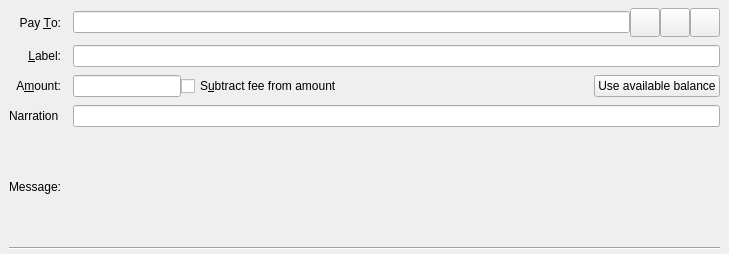
<?xml version="1.0" encoding="UTF-8"?>
<ui version="4.0">
 <class>SendCoinsEntry</class>
 <widget class="QStackedWidget" name="SendCoinsEntry">
  <property name="geometry">
   <rect>
    <x>0</x>
    <y>0</y>
    <width>729</width>
    <height>254</height>
   </rect>
  </property>
  <property name="focusPolicy">
   <enum>Qt::TabFocus</enum>
  </property>
  <property name="autoFillBackground">
   <bool>false</bool>
  </property>
  <widget class="QFrame" name="SendCoins">
   <property name="toolTip">
    <string>This is a normal payment.</string>
   </property>
   <property name="frameShape">
    <enum>QFrame::NoFrame</enum>
   </property>
   <layout class="QGridLayout" name="gridLayout">
    <property name="topMargin">
     <number>8</number>
    </property>
    <property name="bottomMargin">
     <number>4</number>
    </property>
    <property name="horizontalSpacing">
     <number>12</number>
    </property>
    <property name="verticalSpacing">
     <number>8</number>
    </property>
    <item row="4" column="0">
     <widget class="QLabel" name="lblNarration">
      <property name="text">
       <string>Narration</string>
      </property>
     </widget>
    </item>
    <item row="0" column="0">
     <widget class="QLabel" name="payToLabel">
      <property name="text">
       <string>Pay &amp;To:</string>
      </property>
      <property name="alignment">
       <set>Qt::AlignRight|Qt::AlignTrailing|Qt::AlignVCenter</set>
      </property>
      <property name="buddy">
       <cstring>payTo</cstring>
      </property>
     </widget>
    </item>
    <item row="3" column="0">
     <widget class="QLabel" name="amountLabel">
      <property name="text">
       <string>A&amp;mount:</string>
      </property>
      <property name="alignment">
       <set>Qt::AlignRight|Qt::AlignTrailing|Qt::AlignVCenter</set>
      </property>
      <property name="buddy">
       <cstring>payAmount</cstring>
      </property>
     </widget>
    </item>
    <item row="0" column="1">
     <layout class="QHBoxLayout" name="payToLayout">
      <property name="spacing">
       <number>0</number>
      </property>
      <item>
       <widget class="QValidatedLineEdit" name="payTo">
        <property name="toolTip">
         <string>The Amigo address to send the payment to</string>
        </property>
       </widget>
      </item>
      <item>
       <widget class="QToolButton" name="addressBookButton">
        <property name="toolTip">
         <string>Choose previously used address</string>
        </property>
        <property name="text">
         <string/>
        </property>
        <property name="icon">
         <iconset resource="../bitcoin.qrc">
          <normaloff>:/icons/address-book</normaloff>:/icons/address-book</iconset>
        </property>
        <property name="iconSize">
         <size>
          <width>22</width>
          <height>22</height>
         </size>
        </property>
        <property name="shortcut">
         <string>Alt+A</string>
        </property>
       </widget>
      </item>
      <item>
       <widget class="QToolButton" name="pasteButton">
        <property name="toolTip">
         <string>Paste address from clipboard</string>
        </property>
        <property name="text">
         <string/>
        </property>
        <property name="icon">
         <iconset resource="../bitcoin.qrc">
          <normaloff>:/icons/editpaste</normaloff>:/icons/editpaste</iconset>
        </property>
        <property name="iconSize">
         <size>
          <width>22</width>
          <height>22</height>
         </size>
        </property>
        <property name="shortcut">
         <string>Alt+P</string>
        </property>
       </widget>
      </item>
      <item>
       <widget class="QToolButton" name="deleteButton">
        <property name="toolTip">
         <string>Remove this entry</string>
        </property>
        <property name="text">
         <string/>
        </property>
        <property name="icon">
         <iconset resource="../bitcoin.qrc">
          <normaloff>:/icons/remove</normaloff>:/icons/remove</iconset>
        </property>
        <property name="iconSize">
         <size>
          <width>22</width>
          <height>22</height>
         </size>
        </property>
       </widget>
      </item>
     </layout>
    </item>
    <item row="1" column="1">
     <widget class="QLineEdit" name="addAsLabel">
      <property name="toolTip">
       <string>Enter a label for this address to add it to the list of used addresses</string>
      </property>
     </widget>
    </item>
    <item row="1" column="0">
     <widget class="QLabel" name="labellLabel">
      <property name="text">
       <string>&amp;Label:</string>
      </property>
      <property name="alignment">
       <set>Qt::AlignRight|Qt::AlignTrailing|Qt::AlignVCenter</set>
      </property>
      <property name="buddy">
       <cstring>addAsLabel</cstring>
      </property>
     </widget>
    </item>
    <item row="3" column="1">
     <layout class="QHBoxLayout" name="horizontalLayoutAmount" stretch="0,1,0">
      <item>
       <widget class="BitcoinAmountField" name="payAmount"/>
      </item>
      <item>
       <widget class="QCheckBox" name="checkboxSubtractFeeFromAmount">
        <property name="toolTip">
         <string>The fee will be deducted from the amount being sent. The recipient will receive less amigo than you enter in the amount field. If multiple recipients are selected, the fee is split equally.</string>
        </property>
        <property name="text">
         <string>S&amp;ubtract fee from amount</string>
        </property>
       </widget>
      </item>
      <item>
       <widget class="QPushButton" name="useAvailableBalanceButton">
        <property name="text">
         <string>Use available balance</string>
        </property>
       </widget>
      </item>
     </layout>
    </item>
    <item row="4" column="1">
     <widget class="QLineEdit" name="edtNarration">
      <property name="toolTip">
       <string>A short message sent over the Amigo network, encrypted if sending to a stealth address or in a blind or anon transaction.</string>
      </property>
      <property name="maxLength">
       <number>24</number>
      </property>
     </widget>
    </item>
    <item row="5" column="0">
     <widget class="QLabel" name="messageLabel">
      <property name="text">
       <string>Message:</string>
      </property>
      <property name="alignment">
       <set>Qt::AlignRight|Qt::AlignTrailing|Qt::AlignVCenter</set>
      </property>
     </widget>
    </item>
    <item row="5" column="1">
     <widget class="QLabel" name="messageTextLabel">
      <property name="toolTip">
       <string>A message that was attached to the amigo: URI which will be stored with the transaction for your reference. Note: This message will not be sent over the Amigo network.</string>
      </property>
      <property name="textFormat">
       <enum>Qt::PlainText</enum>
      </property>
     </widget>
    </item>
    <item row="6" column="0" colspan="2">
     <widget class="Line" name="line">
      <property name="orientation">
       <enum>Qt::Horizontal</enum>
      </property>
     </widget>
    </item>
   </layout>
  </widget>
  <widget class="QFrame" name="SendCoins_UnauthenticatedPaymentRequest">
   <property name="palette">
    <palette>
     <active>
      <colorrole role="WindowText">
       <brush brushstyle="SolidPattern">
        <color alpha="255">
         <red>0</red>
         <green>0</green>
         <blue>0</blue>
        </color>
       </brush>
      </colorrole>
      <colorrole role="Button">
       <brush brushstyle="SolidPattern">
        <color alpha="255">
         <red>255</red>
         <green>255</green>
         <blue>127</blue>
        </color>
       </brush>
      </colorrole>
      <colorrole role="Light">
       <brush brushstyle="SolidPattern">
        <color alpha="255">
         <red>255</red>
         <green>255</green>
         <blue>255</blue>
        </color>
       </brush>
      </colorrole>
      <colorrole role="Midlight">
       <brush brushstyle="SolidPattern">
        <color alpha="255">
         <red>255</red>
         <green>255</green>
         <blue>191</blue>
        </color>
       </brush>
      </colorrole>
      <colorrole role="Dark">
       <brush brushstyle="SolidPattern">
        <color alpha="255">
         <red>127</red>
         <green>127</green>
         <blue>63</blue>
        </color>
       </brush>
      </colorrole>
      <colorrole role="Mid">
       <brush brushstyle="SolidPattern">
        <color alpha="255">
         <red>170</red>
         <green>170</green>
         <blue>84</blue>
        </color>
       </brush>
      </colorrole>
      <colorrole role="Text">
       <brush brushstyle="SolidPattern">
        <color alpha="255">
         <red>0</red>
         <green>0</green>
         <blue>0</blue>
        </color>
       </brush>
      </colorrole>
      <colorrole role="BrightText">
       <brush brushstyle="SolidPattern">
        <color alpha="255">
         <red>255</red>
         <green>255</green>
         <blue>255</blue>
        </color>
       </brush>
      </colorrole>
      <colorrole role="ButtonText">
       <brush brushstyle="SolidPattern">
        <color alpha="255">
         <red>0</red>
         <green>0</green>
         <blue>0</blue>
        </color>
       </brush>
      </colorrole>
      <colorrole role="Base">
       <brush brushstyle="SolidPattern">
        <color alpha="255">
         <red>255</red>
         <green>255</green>
         <blue>255</blue>
        </color>
       </brush>
      </colorrole>
      <colorrole role="Window">
       <brush brushstyle="SolidPattern">
        <color alpha="255">
         <red>255</red>
         <green>255</green>
         <blue>127</blue>
        </color>
       </brush>
      </colorrole>
      <colorrole role="Shadow">
       <brush brushstyle="SolidPattern">
        <color alpha="255">
         <red>0</red>
         <green>0</green>
         <blue>0</blue>
        </color>
       </brush>
      </colorrole>
      <colorrole role="AlternateBase">
       <brush brushstyle="SolidPattern">
        <color alpha="255">
         <red>255</red>
         <green>255</green>
         <blue>191</blue>
        </color>
       </brush>
      </colorrole>
      <colorrole role="ToolTipBase">
       <brush brushstyle="SolidPattern">
        <color alpha="255">
         <red>255</red>
         <green>255</green>
         <blue>220</blue>
        </color>
       </brush>
      </colorrole>
      <colorrole role="ToolTipText">
       <brush brushstyle="SolidPattern">
        <color alpha="255">
         <red>0</red>
         <green>0</green>
         <blue>0</blue>
        </color>
       </brush>
      </colorrole>
     </active>
     <inactive>
      <colorrole role="WindowText">
       <brush brushstyle="SolidPattern">
        <color alpha="255">
         <red>0</red>
         <green>0</green>
         <blue>0</blue>
        </color>
       </brush>
      </colorrole>
      <colorrole role="Button">
       <brush brushstyle="SolidPattern">
        <color alpha="255">
         <red>255</red>
         <green>255</green>
         <blue>127</blue>
        </color>
       </brush>
      </colorrole>
      <colorrole role="Light">
       <brush brushstyle="SolidPattern">
        <color alpha="255">
         <red>255</red>
         <green>255</green>
         <blue>255</blue>
        </color>
       </brush>
      </colorrole>
      <colorrole role="Midlight">
       <brush brushstyle="SolidPattern">
        <color alpha="255">
         <red>255</red>
         <green>255</green>
         <blue>191</blue>
        </color>
       </brush>
      </colorrole>
      <colorrole role="Dark">
       <brush brushstyle="SolidPattern">
        <color alpha="255">
         <red>127</red>
         <green>127</green>
         <blue>63</blue>
        </color>
       </brush>
      </colorrole>
      <colorrole role="Mid">
       <brush brushstyle="SolidPattern">
        <color alpha="255">
         <red>170</red>
         <green>170</green>
         <blue>84</blue>
        </color>
       </brush>
      </colorrole>
      <colorrole role="Text">
       <brush brushstyle="SolidPattern">
        <color alpha="255">
         <red>0</red>
         <green>0</green>
         <blue>0</blue>
        </color>
       </brush>
      </colorrole>
      <colorrole role="BrightText">
       <brush brushstyle="SolidPattern">
        <color alpha="255">
         <red>255</red>
         <green>255</green>
         <blue>255</blue>
        </color>
       </brush>
      </colorrole>
      <colorrole role="ButtonText">
       <brush brushstyle="SolidPattern">
        <color alpha="255">
         <red>0</red>
         <green>0</green>
         <blue>0</blue>
        </color>
       </brush>
      </colorrole>
      <colorrole role="Base">
       <brush brushstyle="SolidPattern">
        <color alpha="255">
         <red>255</red>
         <green>255</green>
         <blue>255</blue>
        </color>
       </brush>
      </colorrole>
      <colorrole role="Window">
       <brush brushstyle="SolidPattern">
        <color alpha="255">
         <red>255</red>
         <green>255</green>
         <blue>127</blue>
        </color>
       </brush>
      </colorrole>
      <colorrole role="Shadow">
       <brush brushstyle="SolidPattern">
        <color alpha="255">
         <red>0</red>
         <green>0</green>
         <blue>0</blue>
        </color>
       </brush>
      </colorrole>
      <colorrole role="AlternateBase">
       <brush brushstyle="SolidPattern">
        <color alpha="255">
         <red>255</red>
         <green>255</green>
         <blue>191</blue>
        </color>
       </brush>
      </colorrole>
      <colorrole role="ToolTipBase">
       <brush brushstyle="SolidPattern">
        <color alpha="255">
         <red>255</red>
         <green>255</green>
         <blue>220</blue>
        </color>
       </brush>
      </colorrole>
      <colorrole role="ToolTipText">
       <brush brushstyle="SolidPattern">
        <color alpha="255">
         <red>0</red>
         <green>0</green>
         <blue>0</blue>
        </color>
       </brush>
      </colorrole>
     </inactive>
     <disabled>
      <colorrole role="WindowText">
       <brush brushstyle="SolidPattern">
        <color alpha="255">
         <red>127</red>
         <green>127</green>
         <blue>63</blue>
        </color>
       </brush>
      </colorrole>
      <colorrole role="Button">
       <brush brushstyle="SolidPattern">
        <color alpha="255">
         <red>255</red>
         <green>255</green>
         <blue>127</blue>
        </color>
       </brush>
      </colorrole>
      <colorrole role="Light">
       <brush brushstyle="SolidPattern">
        <color alpha="255">
         <red>255</red>
         <green>255</green>
         <blue>255</blue>
        </color>
       </brush>
      </colorrole>
      <colorrole role="Midlight">
       <brush brushstyle="SolidPattern">
        <color alpha="255">
         <red>255</red>
         <green>255</green>
         <blue>191</blue>
        </color>
       </brush>
      </colorrole>
      <colorrole role="Dark">
       <brush brushstyle="SolidPattern">
        <color alpha="255">
         <red>127</red>
         <green>127</green>
         <blue>63</blue>
        </color>
       </brush>
      </colorrole>
      <colorrole role="Mid">
       <brush brushstyle="SolidPattern">
        <color alpha="255">
         <red>170</red>
         <green>170</green>
         <blue>84</blue>
        </color>
       </brush>
      </colorrole>
      <colorrole role="Text">
       <brush brushstyle="SolidPattern">
        <color alpha="255">
         <red>127</red>
         <green>127</green>
         <blue>63</blue>
        </color>
       </brush>
      </colorrole>
      <colorrole role="BrightText">
       <brush brushstyle="SolidPattern">
        <color alpha="255">
         <red>255</red>
         <green>255</green>
         <blue>255</blue>
        </color>
       </brush>
      </colorrole>
      <colorrole role="ButtonText">
       <brush brushstyle="SolidPattern">
        <color alpha="255">
         <red>127</red>
         <green>127</green>
         <blue>63</blue>
        </color>
       </brush>
      </colorrole>
      <colorrole role="Base">
       <brush brushstyle="SolidPattern">
        <color alpha="255">
         <red>255</red>
         <green>255</green>
         <blue>127</blue>
        </color>
       </brush>
      </colorrole>
      <colorrole role="Window">
       <brush brushstyle="SolidPattern">
        <color alpha="255">
         <red>255</red>
         <green>255</green>
         <blue>127</blue>
        </color>
       </brush>
      </colorrole>
      <colorrole role="Shadow">
       <brush brushstyle="SolidPattern">
        <color alpha="255">
         <red>0</red>
         <green>0</green>
         <blue>0</blue>
        </color>
       </brush>
      </colorrole>
      <colorrole role="AlternateBase">
       <brush brushstyle="SolidPattern">
        <color alpha="255">
         <red>255</red>
         <green>255</green>
         <blue>127</blue>
        </color>
       </brush>
      </colorrole>
      <colorrole role="ToolTipBase">
       <brush brushstyle="SolidPattern">
        <color alpha="255">
         <red>255</red>
         <green>255</green>
         <blue>220</blue>
        </color>
       </brush>
      </colorrole>
      <colorrole role="ToolTipText">
       <brush brushstyle="SolidPattern">
        <color alpha="255">
         <red>0</red>
         <green>0</green>
         <blue>0</blue>
        </color>
       </brush>
      </colorrole>
     </disabled>
    </palette>
   </property>
   <property name="toolTip">
    <string>This is an unauthenticated payment request.</string>
   </property>
   <property name="autoFillBackground">
    <bool>true</bool>
   </property>
   <property name="frameShape">
    <enum>QFrame::NoFrame</enum>
   </property>
   <layout class="QGridLayout" name="gridLayout_is">
    <property name="spacing">
     <number>12</number>
    </property>
    <item row="0" column="0">
     <widget class="QLabel" name="payToLabel_is">
      <property name="text">
       <string>Pay To:</string>
      </property>
      <property name="alignment">
       <set>Qt::AlignRight|Qt::AlignTrailing|Qt::AlignVCenter</set>
      </property>
     </widget>
    </item>
    <item row="0" column="1">
     <layout class="QHBoxLayout" name="payToLayout_is">
      <property name="spacing">
       <number>0</number>
      </property>
      <item>
       <widget class="QLabel" name="payTo_is"/>
      </item>
      <item>
       <widget class="QToolButton" name="deleteButton_is">
        <property name="toolTip">
         <string>Remove this entry</string>
        </property>
        <property name="text">
         <string/>
        </property>
        <property name="icon">
         <iconset resource="../bitcoin.qrc">
          <normaloff>:/icons/remove</normaloff>:/icons/remove</iconset>
        </property>
       </widget>
      </item>
     </layout>
    </item>
    <item row="1" column="0">
     <widget class="QLabel" name="memoLabel_is">
      <property name="text">
       <string>Memo:</string>
      </property>
      <property name="alignment">
       <set>Qt::AlignRight|Qt::AlignTrailing|Qt::AlignVCenter</set>
      </property>
     </widget>
    </item>
    <item row="1" column="1">
     <widget class="QLabel" name="memoTextLabel_is">
      <property name="textFormat">
       <enum>Qt::PlainText</enum>
      </property>
     </widget>
    </item>
    <item row="2" column="0">
     <widget class="QLabel" name="amountLabel_is">
      <property name="text">
       <string>A&amp;mount:</string>
      </property>
      <property name="alignment">
       <set>Qt::AlignRight|Qt::AlignTrailing|Qt::AlignVCenter</set>
      </property>
      <property name="buddy">
       <cstring>payAmount_is</cstring>
      </property>
     </widget>
    </item>
    <item row="2" column="1">
     <widget class="BitcoinAmountField" name="payAmount_is">
      <property name="acceptDrops">
       <bool>false</bool>
      </property>
     </widget>
    </item>
   </layout>
  </widget>
  <widget class="QFrame" name="SendCoins_AuthenticatedPaymentRequest">
   <property name="palette">
    <palette>
     <active>
      <colorrole role="WindowText">
       <brush brushstyle="SolidPattern">
        <color alpha="255">
         <red>0</red>
         <green>0</green>
         <blue>0</blue>
        </color>
       </brush>
      </colorrole>
      <colorrole role="Button">
       <brush brushstyle="SolidPattern">
        <color alpha="255">
         <red>140</red>
         <green>232</green>
         <blue>119</blue>
        </color>
       </brush>
      </colorrole>
      <colorrole role="Light">
       <brush brushstyle="SolidPattern">
        <color alpha="255">
         <red>230</red>
         <green>255</green>
         <blue>224</blue>
        </color>
       </brush>
      </colorrole>
      <colorrole role="Midlight">
       <brush brushstyle="SolidPattern">
        <color alpha="255">
         <red>185</red>
         <green>243</green>
         <blue>171</blue>
        </color>
       </brush>
      </colorrole>
      <colorrole role="Dark">
       <brush brushstyle="SolidPattern">
        <color alpha="255">
         <red>70</red>
         <green>116</green>
         <blue>59</blue>
        </color>
       </brush>
      </colorrole>
      <colorrole role="Mid">
       <brush brushstyle="SolidPattern">
        <color alpha="255">
         <red>93</red>
         <green>155</green>
         <blue>79</blue>
        </color>
       </brush>
      </colorrole>
      <colorrole role="Text">
       <brush brushstyle="SolidPattern">
        <color alpha="255">
         <red>0</red>
         <green>0</green>
         <blue>0</blue>
        </color>
       </brush>
      </colorrole>
      <colorrole role="BrightText">
       <brush brushstyle="SolidPattern">
        <color alpha="255">
         <red>155</red>
         <green>255</green>
         <blue>147</blue>
        </color>
       </brush>
      </colorrole>
      <colorrole role="ButtonText">
       <brush brushstyle="SolidPattern">
        <color alpha="255">
         <red>0</red>
         <green>0</green>
         <blue>0</blue>
        </color>
       </brush>
      </colorrole>
      <colorrole role="Base">
       <brush brushstyle="SolidPattern">
        <color alpha="255">
         <red>119</red>
         <green>255</green>
         <blue>233</blue>
        </color>
       </brush>
      </colorrole>
      <colorrole role="Window">
       <brush brushstyle="SolidPattern">
        <color alpha="255">
         <red>140</red>
         <green>232</green>
         <blue>119</blue>
        </color>
       </brush>
      </colorrole>
      <colorrole role="Shadow">
       <brush brushstyle="SolidPattern">
        <color alpha="255">
         <red>0</red>
         <green>0</green>
         <blue>0</blue>
        </color>
       </brush>
      </colorrole>
      <colorrole role="AlternateBase">
       <brush brushstyle="SolidPattern">
        <color alpha="255">
         <red>197</red>
         <green>243</green>
         <blue>187</blue>
        </color>
       </brush>
      </colorrole>
      <colorrole role="NoRole">
       <brush brushstyle="SolidPattern">
        <color alpha="255">
         <red>125</red>
         <green>194</green>
         <blue>122</blue>
        </color>
       </brush>
      </colorrole>
      <colorrole role="ToolTipBase">
       <brush brushstyle="SolidPattern">
        <color alpha="255">
         <red>255</red>
         <green>255</green>
         <blue>220</blue>
        </color>
       </brush>
      </colorrole>
      <colorrole role="ToolTipText">
       <brush brushstyle="SolidPattern">
        <color alpha="255">
         <red>0</red>
         <green>0</green>
         <blue>0</blue>
        </color>
       </brush>
      </colorrole>
     </active>
     <inactive>
      <colorrole role="WindowText">
       <brush brushstyle="SolidPattern">
        <color alpha="255">
         <red>0</red>
         <green>0</green>
         <blue>0</blue>
        </color>
       </brush>
      </colorrole>
      <colorrole role="Button">
       <brush brushstyle="SolidPattern">
        <color alpha="255">
         <red>140</red>
         <green>232</green>
         <blue>119</blue>
        </color>
       </brush>
      </colorrole>
      <colorrole role="Light">
       <brush brushstyle="SolidPattern">
        <color alpha="255">
         <red>230</red>
         <green>255</green>
         <blue>224</blue>
        </color>
       </brush>
      </colorrole>
      <colorrole role="Midlight">
       <brush brushstyle="SolidPattern">
        <color alpha="255">
         <red>185</red>
         <green>243</green>
         <blue>171</blue>
        </color>
       </brush>
      </colorrole>
      <colorrole role="Dark">
       <brush brushstyle="SolidPattern">
        <color alpha="255">
         <red>70</red>
         <green>116</green>
         <blue>59</blue>
        </color>
       </brush>
      </colorrole>
      <colorrole role="Mid">
       <brush brushstyle="SolidPattern">
        <color alpha="255">
         <red>93</red>
         <green>155</green>
         <blue>79</blue>
        </color>
       </brush>
      </colorrole>
      <colorrole role="Text">
       <brush brushstyle="SolidPattern">
        <color alpha="255">
         <red>0</red>
         <green>0</green>
         <blue>0</blue>
        </color>
       </brush>
      </colorrole>
      <colorrole role="BrightText">
       <brush brushstyle="SolidPattern">
        <color alpha="255">
         <red>155</red>
         <green>255</green>
         <blue>147</blue>
        </color>
       </brush>
      </colorrole>
      <colorrole role="ButtonText">
       <brush brushstyle="SolidPattern">
        <color alpha="255">
         <red>0</red>
         <green>0</green>
         <blue>0</blue>
        </color>
       </brush>
      </colorrole>
      <colorrole role="Base">
       <brush brushstyle="SolidPattern">
        <color alpha="255">
         <red>119</red>
         <green>255</green>
         <blue>233</blue>
        </color>
       </brush>
      </colorrole>
      <colorrole role="Window">
       <brush brushstyle="SolidPattern">
        <color alpha="255">
         <red>140</red>
         <green>232</green>
         <blue>119</blue>
        </color>
       </brush>
      </colorrole>
      <colorrole role="Shadow">
       <brush brushstyle="SolidPattern">
        <color alpha="255">
         <red>0</red>
         <green>0</green>
         <blue>0</blue>
        </color>
       </brush>
      </colorrole>
      <colorrole role="AlternateBase">
       <brush brushstyle="SolidPattern">
        <color alpha="255">
         <red>197</red>
         <green>243</green>
         <blue>187</blue>
        </color>
       </brush>
      </colorrole>
      <colorrole role="NoRole">
       <brush brushstyle="SolidPattern">
        <color alpha="255">
         <red>125</red>
         <green>194</green>
         <blue>122</blue>
        </color>
       </brush>
      </colorrole>
      <colorrole role="ToolTipBase">
       <brush brushstyle="SolidPattern">
        <color alpha="255">
         <red>255</red>
         <green>255</green>
         <blue>220</blue>
        </color>
       </brush>
      </colorrole>
      <colorrole role="ToolTipText">
       <brush brushstyle="SolidPattern">
        <color alpha="255">
         <red>0</red>
         <green>0</green>
         <blue>0</blue>
        </color>
       </brush>
      </colorrole>
     </inactive>
     <disabled>
      <colorrole role="WindowText">
       <brush brushstyle="SolidPattern">
        <color alpha="255">
         <red>70</red>
         <green>116</green>
         <blue>59</blue>
        </color>
       </brush>
      </colorrole>
      <colorrole role="Button">
       <brush brushstyle="SolidPattern">
        <color alpha="255">
         <red>140</red>
         <green>232</green>
         <blue>119</blue>
        </color>
       </brush>
      </colorrole>
      <colorrole role="Light">
       <brush brushstyle="SolidPattern">
        <color alpha="255">
         <red>230</red>
         <green>255</green>
         <blue>224</blue>
        </color>
       </brush>
      </colorrole>
      <colorrole role="Midlight">
       <brush brushstyle="SolidPattern">
        <color alpha="255">
         <red>185</red>
         <green>243</green>
         <blue>171</blue>
        </color>
       </brush>
      </colorrole>
      <colorrole role="Dark">
       <brush brushstyle="SolidPattern">
        <color alpha="255">
         <red>70</red>
         <green>116</green>
         <blue>59</blue>
        </color>
       </brush>
      </colorrole>
      <colorrole role="Mid">
       <brush brushstyle="SolidPattern">
        <color alpha="255">
         <red>93</red>
         <green>155</green>
         <blue>79</blue>
        </color>
       </brush>
      </colorrole>
      <colorrole role="Text">
       <brush brushstyle="SolidPattern">
        <color alpha="255">
         <red>70</red>
         <green>116</green>
         <blue>59</blue>
        </color>
       </brush>
      </colorrole>
      <colorrole role="BrightText">
       <brush brushstyle="SolidPattern">
        <color alpha="255">
         <red>155</red>
         <green>255</green>
         <blue>147</blue>
        </color>
       </brush>
      </colorrole>
      <colorrole role="ButtonText">
       <brush brushstyle="SolidPattern">
        <color alpha="255">
         <red>70</red>
         <green>116</green>
         <blue>59</blue>
        </color>
       </brush>
      </colorrole>
      <colorrole role="Base">
       <brush brushstyle="SolidPattern">
        <color alpha="255">
         <red>140</red>
         <green>232</green>
         <blue>119</blue>
        </color>
       </brush>
      </colorrole>
      <colorrole role="Window">
       <brush brushstyle="SolidPattern">
        <color alpha="255">
         <red>140</red>
         <green>232</green>
         <blue>119</blue>
        </color>
       </brush>
      </colorrole>
      <colorrole role="Shadow">
       <brush brushstyle="SolidPattern">
        <color alpha="255">
         <red>0</red>
         <green>0</green>
         <blue>0</blue>
        </color>
       </brush>
      </colorrole>
      <colorrole role="AlternateBase">
       <brush brushstyle="SolidPattern">
        <color alpha="255">
         <red>140</red>
         <green>232</green>
         <blue>119</blue>
        </color>
       </brush>
      </colorrole>
      <colorrole role="NoRole">
       <brush brushstyle="SolidPattern">
        <color alpha="255">
         <red>125</red>
         <green>194</green>
         <blue>122</blue>
        </color>
       </brush>
      </colorrole>
      <colorrole role="ToolTipBase">
       <brush brushstyle="SolidPattern">
        <color alpha="255">
         <red>255</red>
         <green>255</green>
         <blue>220</blue>
        </color>
       </brush>
      </colorrole>
      <colorrole role="ToolTipText">
       <brush brushstyle="SolidPattern">
        <color alpha="255">
         <red>0</red>
         <green>0</green>
         <blue>0</blue>
        </color>
       </brush>
      </colorrole>
     </disabled>
    </palette>
   </property>
   <property name="toolTip">
    <string>This is an authenticated payment request.</string>
   </property>
   <property name="autoFillBackground">
    <bool>true</bool>
   </property>
   <property name="frameShape">
    <enum>QFrame::NoFrame</enum>
   </property>
   <layout class="QGridLayout" name="gridLayout_s">
    <property name="spacing">
     <number>12</number>
    </property>
    <item row="0" column="0">
     <widget class="QLabel" name="payToLabel_s">
      <property name="text">
       <string>Pay To:</string>
      </property>
      <property name="alignment">
       <set>Qt::AlignRight|Qt::AlignTrailing|Qt::AlignVCenter</set>
      </property>
     </widget>
    </item>
    <item row="0" column="1">
     <layout class="QHBoxLayout" name="payToLayout_s">
      <property name="spacing">
       <number>0</number>
      </property>
      <item>
       <widget class="QLabel" name="payTo_s">
        <property name="textFormat">
         <enum>Qt::PlainText</enum>
        </property>
       </widget>
      </item>
      <item>
       <widget class="QToolButton" name="deleteButton_s">
        <property name="toolTip">
         <string>Remove this entry</string>
        </property>
        <property name="text">
         <string/>
        </property>
        <property name="icon">
         <iconset resource="../bitcoin.qrc">
          <normaloff>:/icons/remove</normaloff>:/icons/remove</iconset>
        </property>
       </widget>
      </item>
     </layout>
    </item>
    <item row="1" column="0">
     <widget class="QLabel" name="memoLabel_s">
      <property name="text">
       <string>Memo:</string>
      </property>
      <property name="alignment">
       <set>Qt::AlignRight|Qt::AlignTrailing|Qt::AlignVCenter</set>
      </property>
     </widget>
    </item>
    <item row="1" column="1">
     <widget class="QLabel" name="memoTextLabel_s">
      <property name="textFormat">
       <enum>Qt::PlainText</enum>
      </property>
     </widget>
    </item>
    <item row="2" column="0">
     <widget class="QLabel" name="amountLabel_s">
      <property name="text">
       <string>A&amp;mount:</string>
      </property>
      <property name="alignment">
       <set>Qt::AlignRight|Qt::AlignTrailing|Qt::AlignVCenter</set>
      </property>
      <property name="buddy">
       <cstring>payAmount_s</cstring>
      </property>
     </widget>
    </item>
    <item row="2" column="1">
     <widget class="BitcoinAmountField" name="payAmount_s">
      <property name="acceptDrops">
       <bool>false</bool>
      </property>
     </widget>
    </item>
   </layout>
  </widget>
 </widget>
 <customwidgets>
  <customwidget>
   <class>QValidatedLineEdit</class>
   <extends>QLineEdit</extends>
   <header>qt/qvalidatedlineedit.h</header>
  </customwidget>
  <customwidget>
   <class>BitcoinAmountField</class>
   <extends>QLineEdit</extends>
   <header>qt/bitcoinamountfield.h</header>
  </customwidget>
 </customwidgets>
 <tabstops>
  <tabstop>payTo</tabstop>
  <tabstop>addressBookButton</tabstop>
  <tabstop>pasteButton</tabstop>
  <tabstop>deleteButton</tabstop>
  <tabstop>addAsLabel</tabstop>
  <tabstop>payAmount</tabstop>
  <tabstop>payAmount_is</tabstop>
  <tabstop>deleteButton_is</tabstop>
  <tabstop>payAmount_s</tabstop>
  <tabstop>edtNarration</tabstop>
  <tabstop>deleteButton_s</tabstop>
 </tabstops>
 <resources>
  <include location="../bitcoin.qrc"/>
 </resources>
 <connections/>
</ui>
